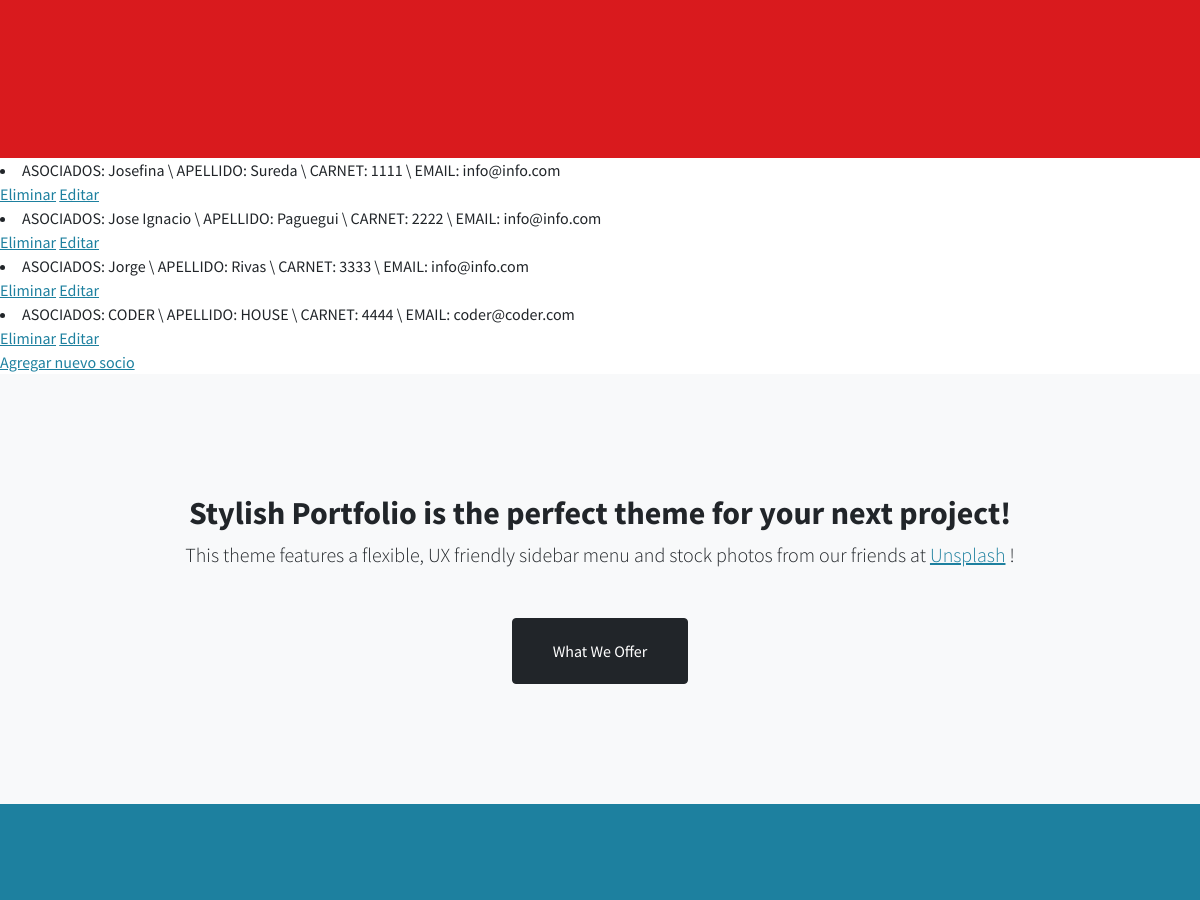
Page /App1/leerAsociados (middle part) on the earlier database version.
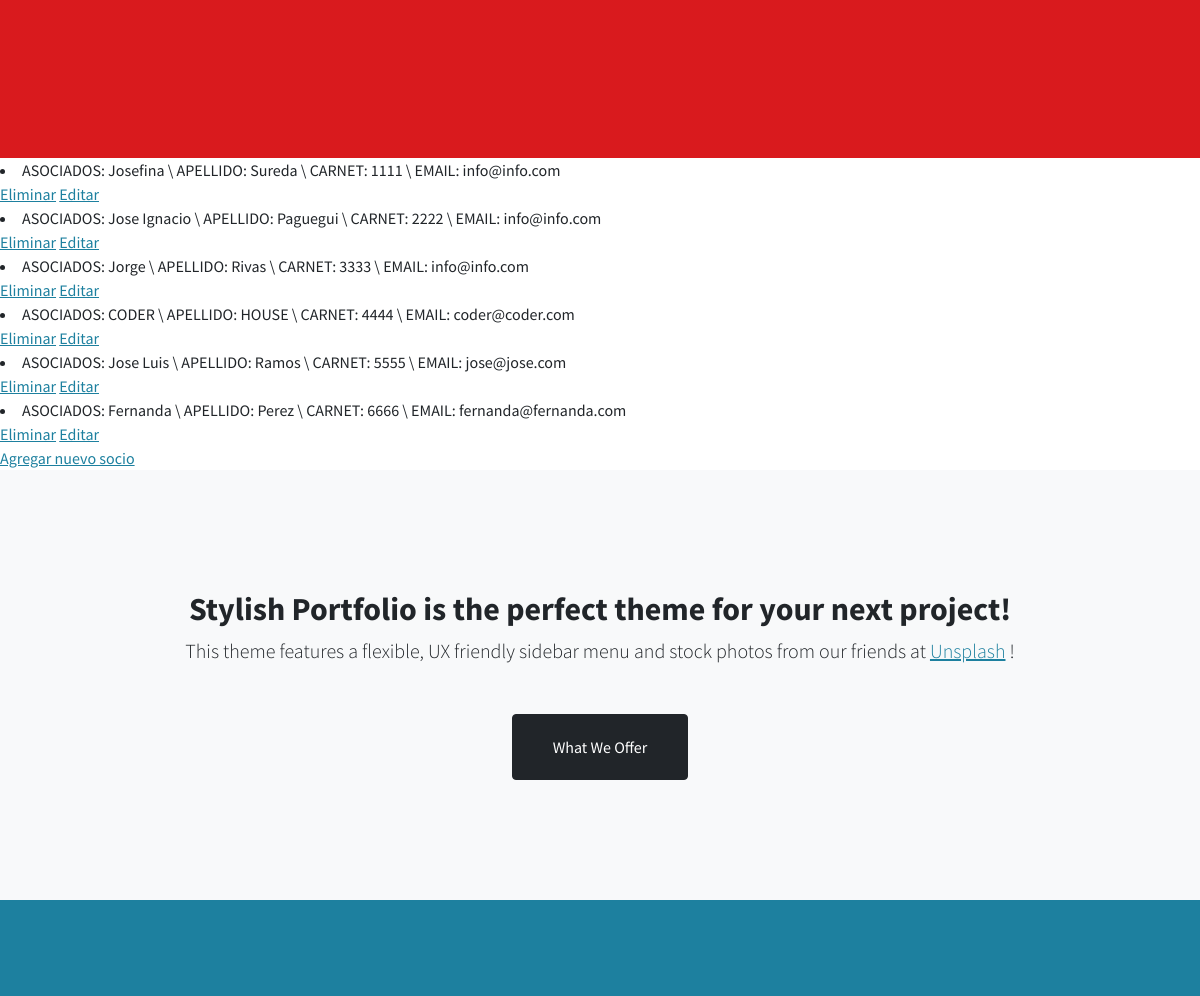
Same page on the later database version.
### App1/models.py (models this page shows)
class Asociados (models.Model):
    nombre = models.CharField(max_length=50)
    apellido = models.CharField(max_length=50)
    nroCarnet = models.IntegerField()
    email = models.EmailField()
    def __str__(self):
        return f"ASOCIADOS: {self.nombre} \ APELLIDO: {self.apellido} \ CARNET: {self.nroCarnet} \ EMAIL: {self.email}"

### App1/views.py (the view)
# urls.py: path('leerAsociados', views.leerAsociados, name="LeerAsociados"),
def leerAsociados(request):
    asociados = Asociados.objects.all()
    dir = {"asociados":asociados}
    return render(request, "App1/leerAsociados.html", dir)

### App1/templates/App1/leerAsociados.html (shortened to what this page needs)
{% extends "App1/padre.html" %}
{% load static %}
{% block contenido %}
{% for s in asociados %}
    <li> {{ s }} </li>
        <a href="{% url 'EliminarAsociados' s.nombre %}">Eliminar</a>
        <a href="{% url 'EditarAsociados' s.nombre %}">Editar</a>
    <br>
{% endfor %}
<a href="{% url 'AsociadosFormulario'%}"> Agregar nuevo socio </a>
{% endblock %}

Differences in the rows shown:
added Asociados: nombre+apellido+nroCarnet "ASOCIADOS: Jose Luis \\ APELLIDO: Ramos \\ CARNET: 5555 \\ EMAIL: jose@jose.com"
added Asociados: nombre+apellido+nroCarnet "ASOCIADOS: Fernanda \\ APELLIDO: Perez \\ CARNET: 6666 \\ EMAIL: fernanda@fernanda.com"
